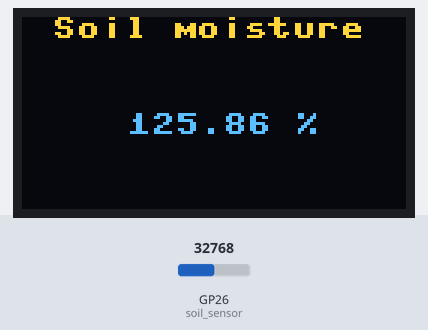
Simulated run of this program. Board: Raspberry Pi Pico running MicroPython. Shown: 128×64 one-colour display. The test bench sets the inputs (shaded band); at power-on: GP26 (soil_sensor) = 32768 (analog values on the 0–65535 scale). The OLED is the two-colour kind (top 16 rows yellow); library files of the repository ran but are not shown: ssd1306.py; what the program prints to the serial console is not drawn.

Above: at 1.2 s.
1.3 s: GP26 (soil_sensor) set to 40155
At 3.0 s:
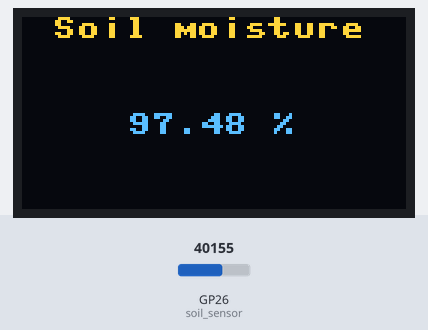
3.7 s: GP26 (soil_sensor) set to 38845
At 5.5 s:
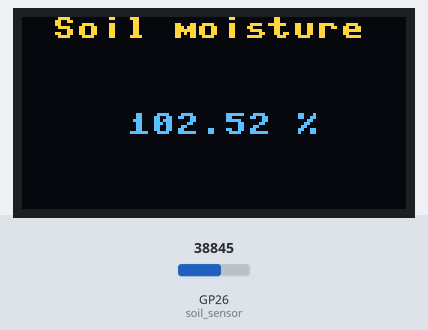
5.8 s: GP26 (soil_sensor) set to 45874
At 7.2 s:
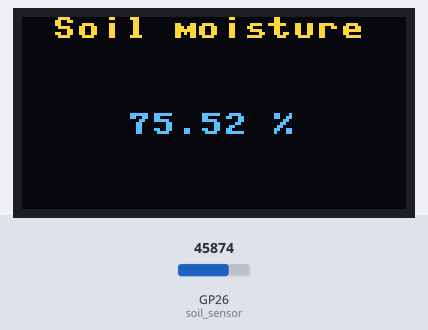
Timing chart, 0 to 8.8 s (numbered marks = the images above; inputs shaded):
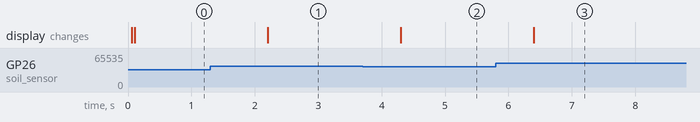

The program:

measure_soil_moisture_simple.py
```python
# import required modules
from machine import ADC, Pin, I2C
from ssd1306 import SSD1306_I2C
import utime

# Assign soil moisture sensor PIN
soil_sensor = ADC(Pin(26))

# Calibrate min/max moisture values
min_moisture=39500
max_moisture=65535

read_delay = 1 											# delay between readings

WIDTH  = 128                                           	# oled display width
HEIGHT = 64                                           	# oled display height

i2c = I2C(0, scl=Pin(17), sda=Pin(16), freq=200000)     # Init I2C using pins GP0 & GP1
print("I2C Address      : "+hex(i2c.scan()[0]).upper()) # Display device address
print("I2C Configuration: "+str(i2c))                   # Display I2C config

display = SSD1306_I2C(WIDTH, HEIGHT, i2c)               # Init oled display

while True:
    display.fill(0)
    # Read moisture value and convert to percentage into the calibration range
    moisture = (max_moisture - soil_sensor.read_u16()) * 100 / (max_moisture - min_moisture)
    print("moisture: " + "%.2f" % moisture +"% (adc: "+str(soil_sensor.read_u16())+")")

    display.text("Soil moisture",10,0)
    display.text(str("%.2f" % moisture)+" %",35,32)
    display.show()

    utime.sleep(read_delay) # set a delay between readings
```

Measured:
- after the input at 1.3 s, the display: changes after 0.91 s (image 1)
- after the input at 3.7 s, the display: changes after 0.60 s (image 2)
- after the input at 5.8 s, the display: changes after 0.60 s (image 3)
